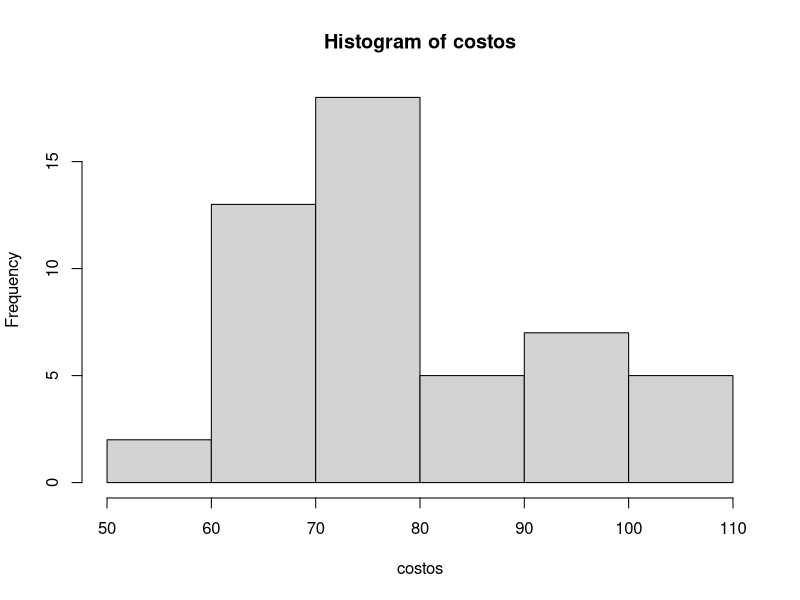
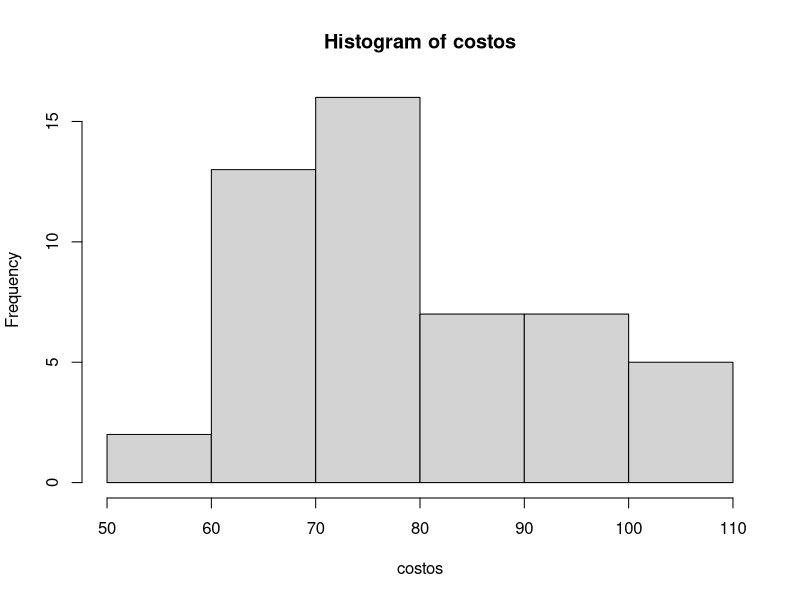
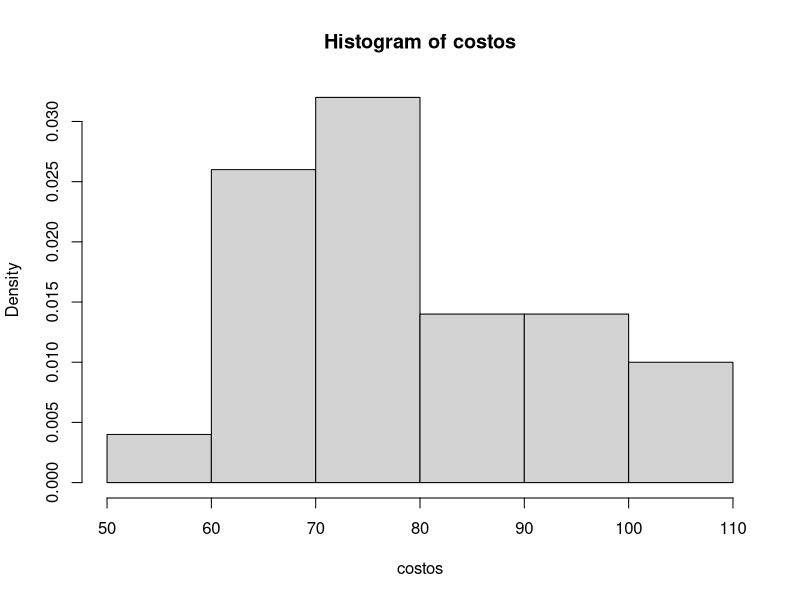
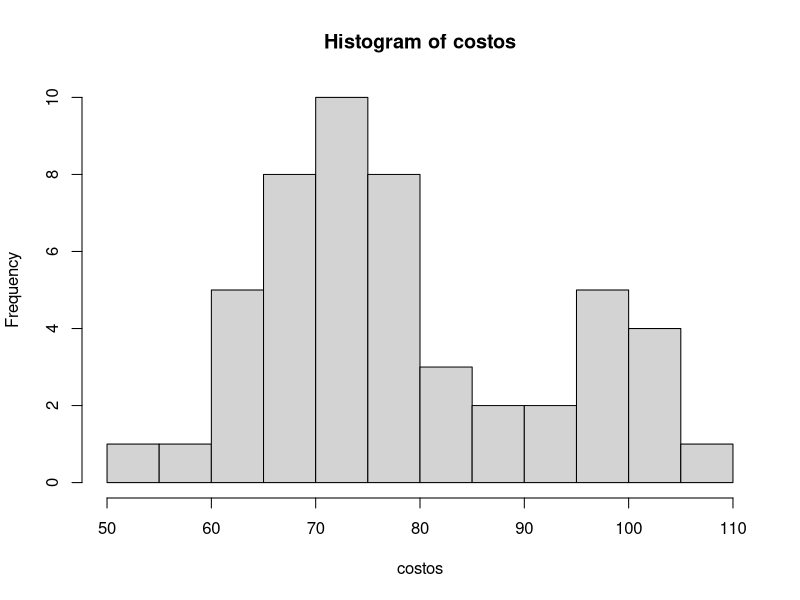
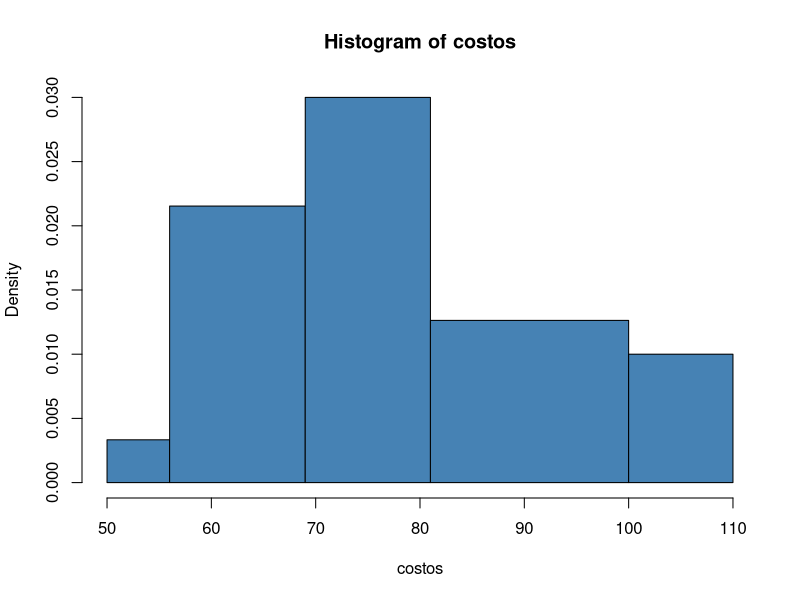
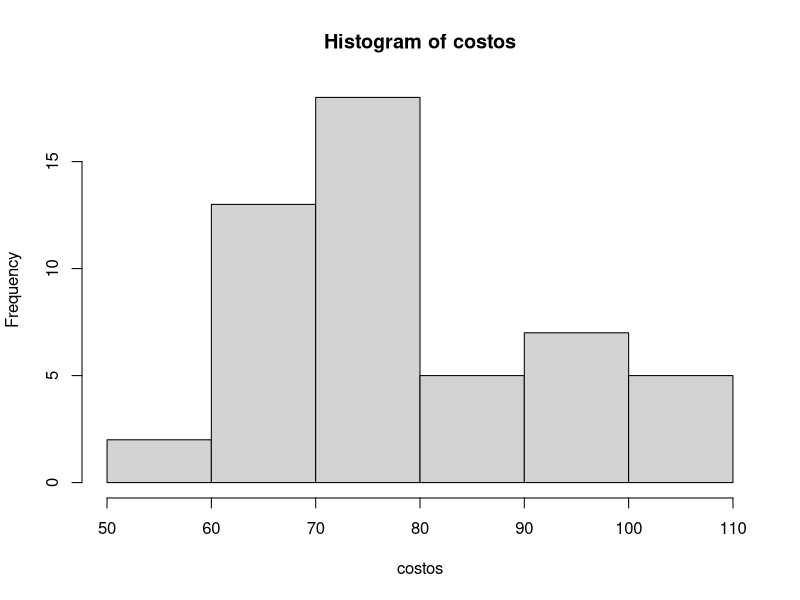
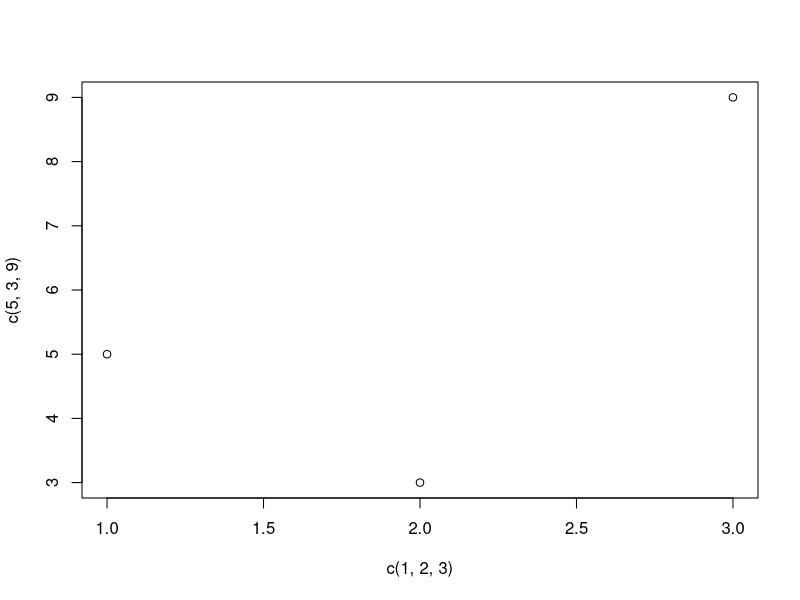
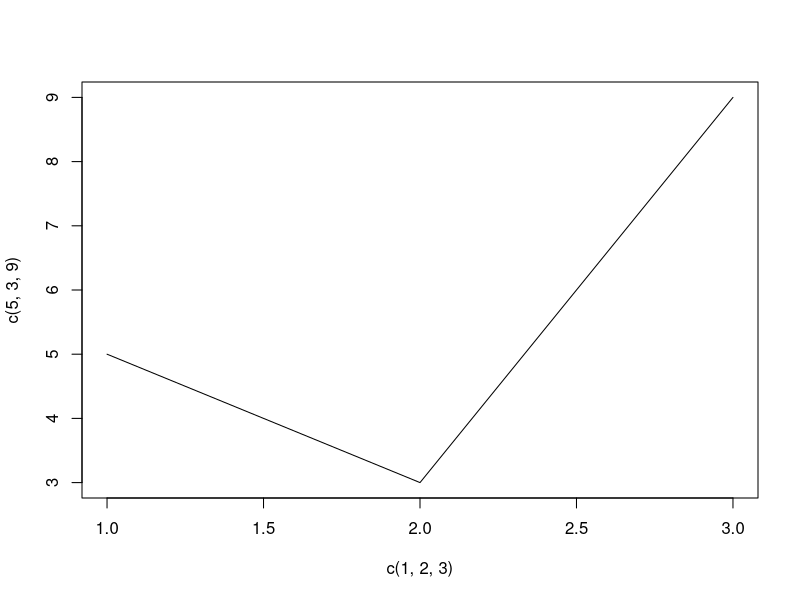

Generate these figures, in order, with R:
# Datos ejemplo cuantitativo Prof. Leiva y capítulo 2 del libro
# Pueden copiar/pegar aqui desde el ppt del capitulo 2, los numeros fila por fila
# y quedan así:
# 91	78	93	57	75	52	99	80	97	62
# y despues los dejan como están aquí:

f1 <- c(91,	78,	93,	57,	75,	52,	99,	80,	97,	62)
f2 <- c(71,	69,	72,	89,	66,	75,	79,	75,	72,	76)
f3 <- c(104,	74,	62,	68,	97,	105,	77,	65,	109,	80)
f4 <- c(85,	97,	88,	68,	83,	68,	71,	69,	67,	74)
f5 <- c(62,	82,	98,	101,	79,	105,	79,	69,	62,	73)

costos <- c(f1, f2, f3, f4, f5)


h_rc <- hist(costos)

# para imitar ejemplo del libro, ppt y videos del prof. FL
h <- hist(costos, right = FALSE)
h <- hist(costos, right = FALSE, freq = FALSE)

h_rc$counts
h$counts

h_rc$breaks
h$breaks

sum(h$counts)

h$counts/sum(h$counts)
100*h$counts/sum(h$counts)

casos_por_clase <- h$counts
total_de_casos <- sum(h$counts)
casos_relativos <- casos_por_clase/total_de_casos
casos_porcentuales <- 100 * casos_relativos

h10 <- hist(costos, breaks = 10)
h10$breaks
h_arbitrario <- hist(costos, breaks = c(50, 56, 69, 81, 100, 110), col = "steel blue")


#####################
# ejecutar primero el script presentar_datos_cuanti para que sepa que es costos

h <- hist(costos)
h$counts
sum(h$counts)

h$counts/sum(h$counts)
100*h$counts/sum(h$counts)

casos_por_clase <- h$counts
total_de_casos <- sum(h$counts)
casos_relativos <- casos_por_clase/total_de_casos
casos_porcentuales <- 100 * casos_relativos

cumsum(casos_relativos)
cumsum(casos_porcentuales)

# grafico muy sencillo, con un vector para valores de x y oro de y
plot(x = c(1, 2, 3), y = c(5, 3, 9))
plot(x = c(1, 2, 3), y = c(5, 3, 9), type = "l") # es una ELE entre comillas!

plot(x = c(1, 2, 3), y = c(5, 3, 9))
lines(x = c(1, 2, 3), y = c(5, 3, 9))


# como hacer una ojiva y un grafico de frecuencia a partir de un histograma
plot(cumsum(h$counts))
lines(cumsum(h$counts))

plot(cumsum(casos_por_clase))
lines(cumsum(casos_por_clase))

plot(cumsum(casos_relativos))
lines(cumsum(casos_relativos))


plot(cumsum(casos_porcentuales))
lines(cumsum(casos_porcentuales))


plot(ecdf(costos))



# 59			   2
# 53			   3
# 57			   5
# 77			   1
# 61			   2
# 52			   0
# 
# 
